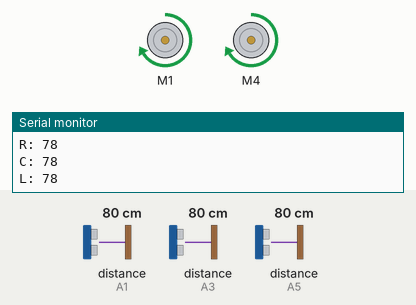
Simulated run of this sketch. Board: Arduino Uno, built with avr-gcc and run on an emulated ATmega328P. Parts: 2 × DC motor (green arrow = forward, orange = backward, longer = faster), the last lines printed to the serial monitor. Wiring (inferred from the names in the program): 3 × ultrasonic range finder: trigger A0, echo A1 / trigger A2, echo A3 / trigger A4, echo A5. The test bench sets the inputs (shaded band); at power-on: distance to the obstacle (sensors on A1, A5, A3) 80 cm. The echo pulse lasts 58.3 µs per cm.

Above: at 1.2 s.
1.3 s: distance to the obstacle (sensor on A1) set to 12 cm
2.8 s: distance to the obstacle (sensor on A1) set to 9 cm
At 3.2 s:
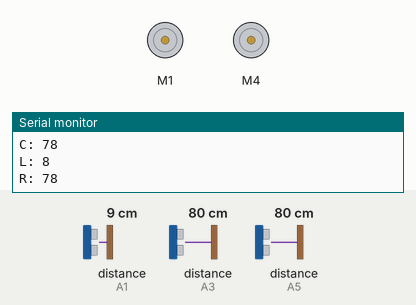
At 4.44 s:
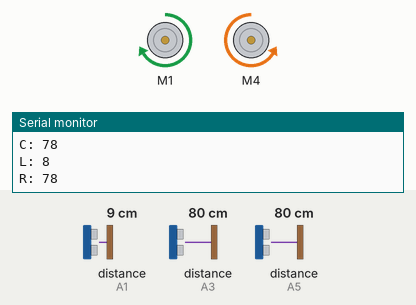
5.8 s: distance to the obstacle (sensor on A1) set to 35 cm
8.8 s: distance to the obstacle (sensor on A5) set to 12 cm
10.3 s: distance to the obstacle (sensor on A5) set to 9 cm
At 11.6 s:
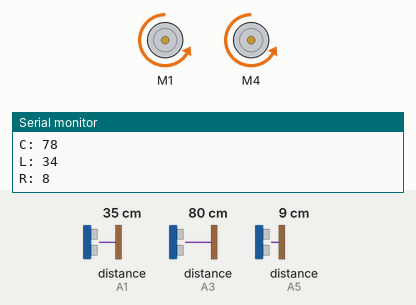
At 12.44 s:
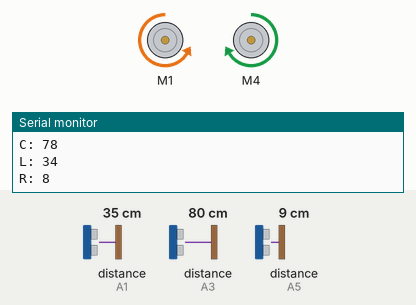
13.3 s: distance to the obstacle (sensor on A5) set to 18 cm
Timing chart, 0 to 16.3 s (numbered marks = the images above; inputs shaded):
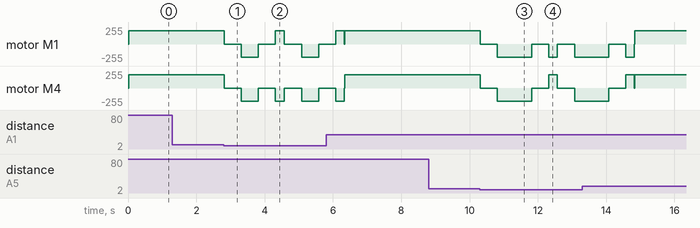

Measured:
- the behaviour switches between 11 and 10 cm on distance to the obstacle (sensor on A1) (found by bisection; images 0 and 1)
- the behaviour switches between 11 and 10 cm on distance to the obstacle (sensor on A5) (found by bisection; images 2 and 3)
- after the input at 10.3 s, motor M1: goes stopped 0.50 s, backward 200/255 1.0 s, stopped 0.50 s, backward 200/255 0.25 s, stopped 0.51 s, then backward 200/255, starting at once; motor M4: forward 200/255 → stopped at once, → backward 200/255 0.50 s later, → stopped 1.0 s later, → forward 200/255 0.50 s later, … (6 changes in this stretch)

The sketch:

pancake-robot.ino
```cpp
/* TODO:
- adjust spinTime in order to get 90 degree turn
- check if trig and echo pins are correct
*/

#include <AFMotor.h>
AF_DCMotor R_motor(4);
AF_DCMotor L_motor(1);

// Parameters
int distanceThreshold = 10; // cm
int spinTime = 250;
int countMax = 5;

const int seconds = 1000; // mS -> S
int count = 0;

// Left sonar
int cm_distanceL = 0;
const int trigL = A0;
const int echoL = A1;

// Center sonar
int cm_distanceC = 0;
const int trigC = A2;
const int echoC = A3;

// Right sonar
int cm_distanceR = 0;
const int trigR = A4;
const int echoR = A5;


void setup() {
  Serial.begin(9600);

  // Motor setup
  L_motor.setSpeed(200);
  R_motor.setSpeed(200);
  L_motor.run(RELEASE);
  R_motor.run(RELEASE);

  // Sonar setup
  pinMode(trigC, OUTPUT);
  pinMode(echoC, INPUT);

  pinMode(trigL, OUTPUT);
  pinMode(echoL, INPUT);

  pinMode(trigR, OUTPUT);
  pinMode(echoR, INPUT);
}
void loop() {

  cm_distanceC = distance(trigC, echoC);
  cm_distanceL = distance(trigL, echoL);
  cm_distanceR = distance(trigR, echoR);

  Serial.print("C: "); Serial.println(cm_distanceC);
  Serial.print("L: "); Serial.println(cm_distanceL);
  Serial.print("R: "); Serial.println(cm_distanceR);
  Serial.println();

  if (cm_distanceC < distanceThreshold) {
    stopMotors();
    delay(500);
    backward(1*seconds);
    delay(500);
    if (cm_distanceL > cm_distanceR) {
      spinClockwise(spinTime);
    }
    else {
      spinClockwise(spinTime);
    }
  }
  else if (cm_distanceL < distanceThreshold) {
    stopMotors();
    delay(500);
    backward(500);
    delay(500);
    spinClockwise(spinTime);
  }
  else if (cm_distanceR < distanceThreshold) {
    stopMotors();
    delay(500);
    backward(1*seconds);
    delay(500);
    spinCounterClockwise(spinTime);
  }
  else {
    /*
    if (count < countMax) {
      forwardIndefinite();
    }
    else {
      count = 0;
      spinClockwise(random(1400));
    }
    */
    forwardIndefinite();
  }

  count++;
}

int distance(int trigPin, int echoPin) {
  long duration;
  int distance;
  digitalWrite(trigPin, LOW);
  delayMicroseconds(2);
  digitalWrite(trigPin, HIGH);
  delayMicroseconds(10);
  digitalWrite(trigPin, LOW);
  duration = pulseIn(echoPin, HIGH);
  distance = duration * 0.034/2;
  return distance;
}

void forwardIndefinite () {
  L_motor.run(FORWARD);
  R_motor.run(FORWARD);
}

void backwardIndefinite () {
  L_motor.run(BACKWARD);
  R_motor.run(BACKWARD);
}

void stopMotors () {
  L_motor.run(RELEASE);
  R_motor.run(RELEASE);
}

void forward (int time) {
  L_motor.run(FORWARD);
  R_motor.run(FORWARD);
  delay(time);
  L_motor.run(RELEASE);
  R_motor.run(RELEASE);
}

void backward (int time) {
  L_motor.run(BACKWARD);
  R_motor.run(BACKWARD);
  delay(time);
  L_motor.run(RELEASE);
  R_motor.run(RELEASE);
}

void spinClockwise (int time) {
  L_motor.run(FORWARD);
  R_motor.run(BACKWARD);
  delay(time);
  L_motor.run(RELEASE);
  R_motor.run(RELEASE);
}

void spinCounterClockwise (int time) {
  L_motor.run(BACKWARD);
  R_motor.run(FORWARD);
  delay(time);
  L_motor.run(RELEASE);
  R_motor.run(RELEASE);
}
```
